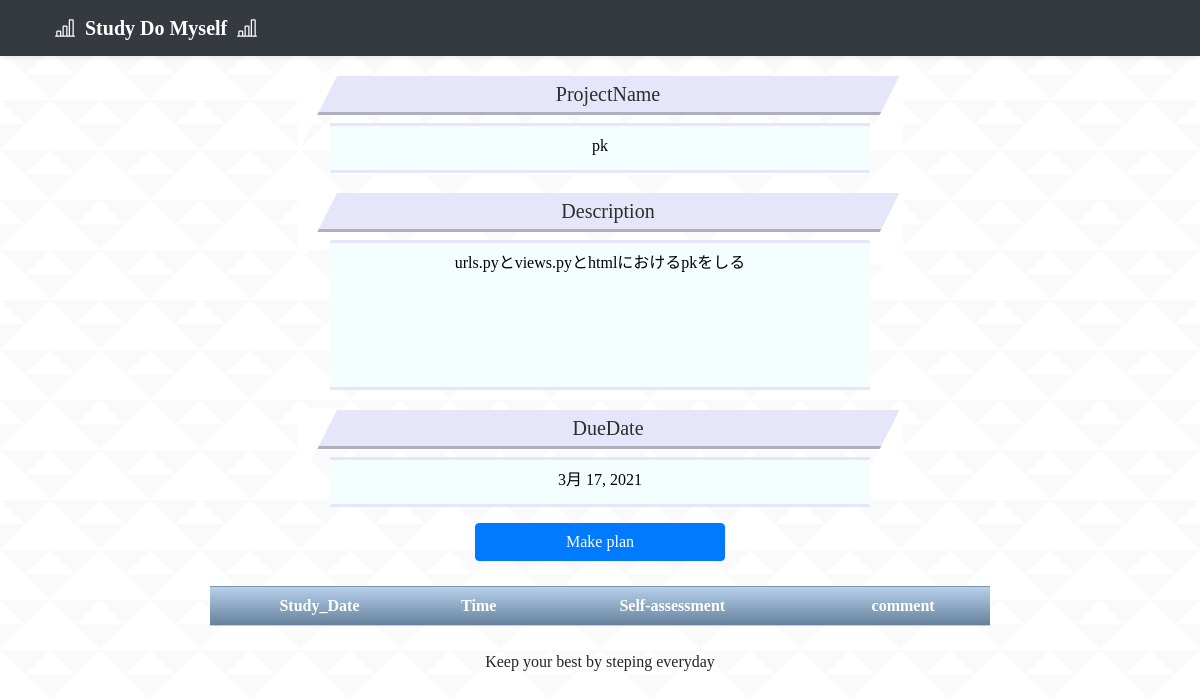
The page /project_detail/46/ on the database its author committed.
### studyapp/models.py (models this page shows, shortened)
class Project(models.Model):
    author = models.ForeignKey(settings.AUTH_USER_MODEL, on_delete=models.CASCADE)
    project_name = models.CharField('プロジェクト名', max_length=200, blank=False)
    description = models.TextField('目標', blank=False)
    expenses_item = models.CharField('経費項目', max_length=200, blank=True)
    expenses = models.CharField('経費', max_length=200, blank=True)
    build_date = models.DateField(verbose_name='作成日', blank=True, default=timezone.datetime.today())
    due_date = models.DateField(verbose_name='設定日', blank=True, null=True)

### studyapp/views.py (the view)
# urls.py: path('project_detail/<int:pk>/', projectdetail, name='project_detail'),
def projectdetail(request, pk):
    project = Project.objects.get(pk=pk)
    return render(request, 'project_detail.html', {'project':project, 'pk':pk})

### templates/project_detail.html (shortened to what this page needs)
{% extends 'base.html' %}
{% load static %}
{% block content %}
<!doctype html>
<html lang="ja">
<head>
  <link rel='stylesheet' href="{% static 'css/project_detail.css' %}">
</head>
<body>
  <header>
    <div class="navbar navbar-dark bg-dark shadow-sm">
      <div class="container d-flex justify-content-between">
        <a href="{% url 'mypage' %}" class="navbar-brand d-flex align-items-center">
          <strong>Study Do Myself</strong>
        </a>
      </div>
    </div>
  </header>
  <main role="main">
    <div class=contents>
      <h3 class=project_name> ProjectName </h3>
      <p class=box>{{ project.project_name }}</p>
      <h3 class=Description> Description </h3>
      <p class=descriptionbox>{{ project.description }}</p>
      <h3 class=due_date> DueDate </h3>
      <p class=box>{{ project.due_date }}</p>
      <a class="btn btn-primary" style="width:250px; margin-right:auto; margin-left:auto;" href="{% url 'setplan' pk=pk %}"
          role="button">Make plan</a>
      <table>
        <tr class='term'>
          <th> Study_Date </th>
          <th> Time </th>
          <th> Self-assessment </th>
          <th> comment </th>
        </tr>
      </table>
    </div>
  </main>
  <br>
  <footer>
    <div class="container-fluid" style="margin-right:auto; margin-left:auto; width:300px;">
      Keep your best by steping everyday
    </div>
  </footer>
</body>
</html>
{% endblock content %}

### studyapp/static/css/project_detail.css (style rules this page uses)
body { font-family: 'Comic Sans MS'; background-image: url(../img/triangle-mosaic.png); }
h3 { margin-top:20px; margin-left:auto; margin-right:auto; position: relative; padding: 5px 26px 5px 42px; width:50%; background: #e6e6fa; font-size: 20px; color: #2d2d2d; line-height: 1.3; border-bottom: solid 3px #afafbe; z-index:-2; }
h3:before { position: absolute; content: ''; left: -2px; top: -2px; width: 0; height: 0; border: none; border-left: solid 40px white; border-bottom: solid 79px transparent; z-index: -1; }
h3:after { position: absolute; content: ''; right: -3px; top: -7px; width: 0; height: 0; border: none; border-left: solid 40px transparent; border-bottom: solid 79px white; z-index: -1; }
.box { width:45%; height:50px; margin-right: auto; margin-left: auto; padding: 8px 19px; color: black; background: rgb(245, 254, 255); border-top: solid 3px #e6e6fa; border-bottom: solid 3px #e6e6fa; }
.descriptionbox { width:45%; height:150px; margin-right: auto; margin-left: auto; padding: 8px 19px; color: black; background: rgb(245, 254, 255); border-top: solid 3px #e6e6fa; border-bottom: solid 3px #e6e6fa; }
a { color :white; text-decoration: none; }
.contents { margin-left: auto; margin-right: auto; text-align: center; }
.container-fluid { text-align: center; }
footer { padding-left: auto; padding-right: auto; }
table { width: 65%; height: 40px; margin-top: 25px; border-collapse:separate; border-spacing: 0; margin-right: auto; margin-left: auto; }
tr.term { text-align: center; color:white; background: linear-gradient(#b7d1ec,#66819c); border-left: 1px solid #3c6690; border-top: 1px solid #3c6690; border-bottom: 1px solid #3c66909d; box-shadow: 0px 0.5px 0.5px rgba(255,255,255,0.3) inset; padding: 10px 0; }

### rows shown on the page
Project: project_name "pk", description "urls.pyとviews.pyとhtmlにおけるpkをしる", due_date "3月 17, 2021"
